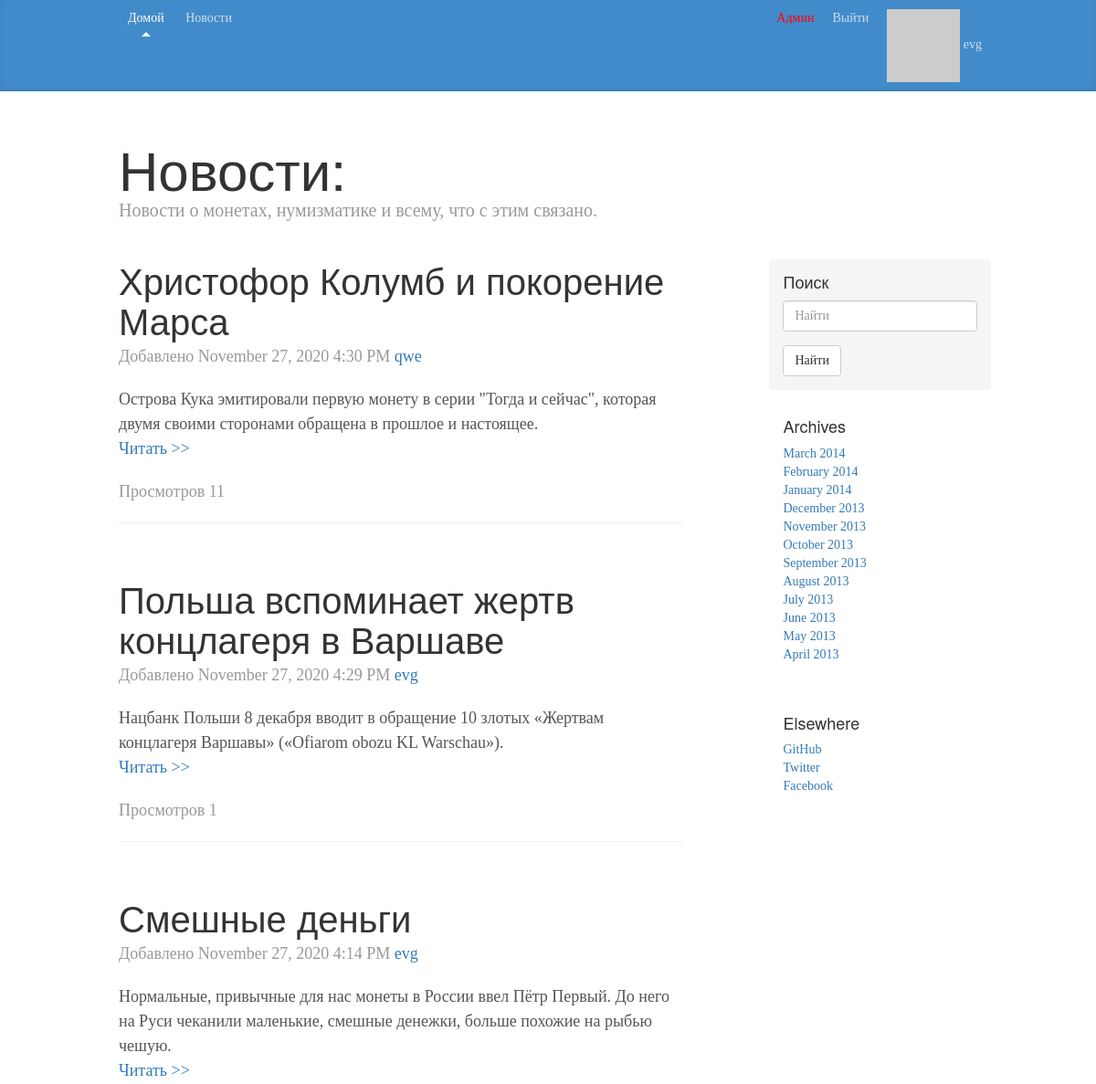
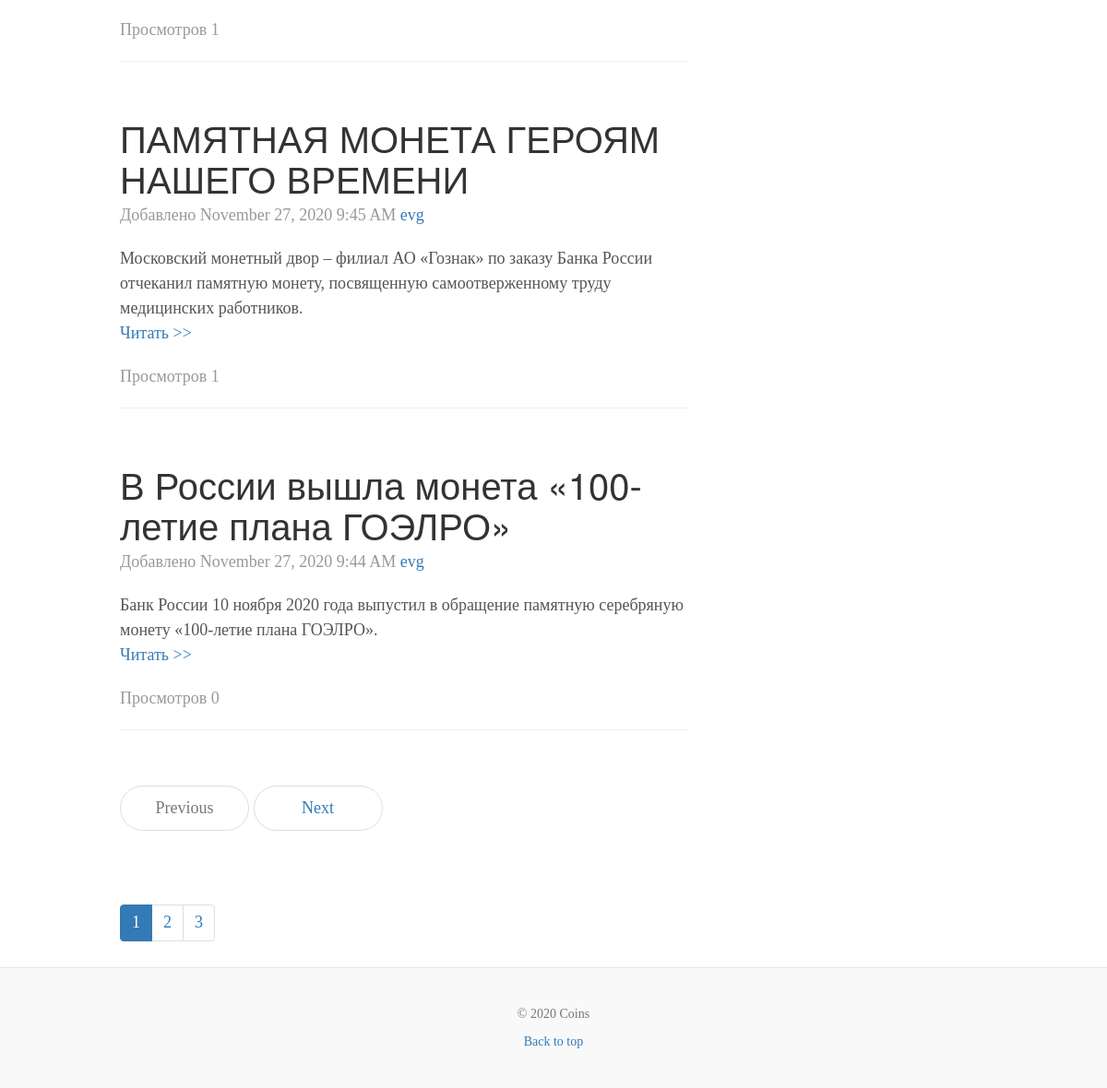
/news/ (signed in), run on the app's committed database (2 pictures, top to bottom).
### app/models.py (models this page shows, shortened)
class User(db.Model, UserMixin):
    __tablename__ = 'user'
    id = db.Column(db.Integer, primary_key=True)
    email = db.Column(db.String(255), unique=True)
    username = db.Column(db.String(255), unique=True, index=True)
    password_hash = db.Column(db.String(255))
    active = db.Column(db.Boolean())
    confirmed_at = db.Column(db.DateTime())
    name = db.Column(db.String(64))
    location = db.Column(db.String(64))
    member_since = db.Column(db.DateTime(), default=datetime.utcnow)
    about_me = db.Column(db.String(140))
    last_seen = db.Column(db.DateTime, default=datetime.utcnow)
    avatar_hash = db.Column(db.String(32))
    roles = db.relationship('Role', secondary='roles_users', backref=db.backref('users', lazy='dynamic'))
    posts = db.relationship('Post', backref='author', lazy='dynamic')
    @property
    def password(self):
        raise AttributeError('password is not a readable attribute')
    def gravatar(self, size=100, default='identicon', rating='g'):
        url = 'https://secure.gravatar.com/avatar'
        hash = self.avatar_hash or self.gravatar_hash()
        return '{url}/{hash}?s={size}&d={default}&r={rating}'.\
                        format(url=url, hash=hash, size=size, default=default, rating=rating)
    def is_administrator(self):
        for r in self.roles:
            if str(r) == 'admin':
                return True
        return False

class Post(db.Model):
    __tablename__ = 'post'
    id = db.Column(db.Integer, primary_key=True)
    title = db.Column(db.String(150))
    slug = db.Column(db.String(140), unique=True)
    pre_body = db.Column(db.Text)
    body = db.Column(db.Text)
    created = db.Column(db.DateTime, index=True, default=datetime.utcnow)
    count = db.Column(db.Integer, default=0)
    author_id = db.Column(db.Integer, db.ForeignKey('user.id'))
    tags = db.relationship('Tag', secondary='tags_posts', backref=db.backref('posts', lazy='dynamic'))

### app/posts/controllers.py (the view)
@module.route('/news/')
def news():
    q = request.args.get('q')
    page = request.args.get('page')
    if page and page.isdigit():
        page = int(page)
    else:
        page = 1
    if q:
        posts = Post.query.filter(Post.title.contains(q) | Post.body.contains(q))
    else:
        posts = Post.query.order_by(Post.created.desc())
    pages = posts.paginate(page=page, per_page=app.config['PER_PAGE_NEWS'], error_out=False)
    return render_template('posts/news.html', posts=posts, pages=pages)

### app/models.py (called while the page is built)
@login_manager.user_loader
def load_user(user_id):
    return User.query.get(int(user_id))

    def __repr__(self):
        return self.name

### app/templates/posts/news.html (shortened to what this page needs)
{% extends "layout.html" %}
{% block title_post%}Новости:{% endblock %}
{% block pre_title_post%}Новости о монетах, нумизматике и всему, что с этим связано.{% endblock %}
{% block content %}
{% for post in pages.items %}
<div class="blog-post">
  <h2 class="blog-post-title">{{ post.title }}</h2>
  <p class="blog-post-meta"> Добавлено {{ moment(post.created).format('LLL') }}
    <a href="{{ url_for('users.user', username=post.author.username) }}">{{ post.author.username }}</a></p>
  {{ post.pre_body|safe }}
  <p class="blog-post-meta"><a href="{{ url_for('posts.news_detal', slug=post.slug) }}">Читать >></a></p>
  <p class="blog-post-meta">Просмотров {{ post.count }}</p>
  <hr>
</div>
{% endfor %}
<nav>
  <ul class="pager">
    <li {% if not pages.has_prev %} class="disabled" {% endif %}>
      <a href="?page={{ pages.prev_num }}">Previous</a></li>
    <li {% if not pages.has_next %} class="disabled" {% endif %}>
    <a href="?page={{ pages.next_num }}">Next</a></li>
  </ul>
  <ul class="pagination">
    {% for page in pages.iter_pages() %}
    {% if page %}
    <li {% if page == pages.page %} class="active" {% endif %}><a href="?page={{ page }}">{{ page }}</a>
    {% else %}
    <li><span>…</span></li>
    {% endif %}
    {% endfor %}
  </ul>
</nav>
{% endblock %}

### app/templates/layout.html (shortened to what this page needs)
{% extends "bootstrap/base.html" %}
{% import "bootstrap/fixes.html" as fixes %}
{% block head %}
  {{super()}}
{% endblock %}
{% block styles %}
  {{super()}}
  <link href="/static/css/blog.css" rel="stylesheet">
{% endblock %}
{% block body %}
  {% block navbar %}
  <div class="blog-masthead">
    <div class="container">
    <nav class="blog-nav">
            <a class="blog-nav-item active" href="{{ url_for('users.index') }}">Домой</a>
            <a class="blog-nav-item" href="{{ url_for('posts.news') }}">Новости</a>
            {% if current_user.is_authenticated %}
            <a class="blog-nav-item navbar-right" href="{{ url_for('users.user', username=current_user.username) }}">
                  <img src="{{ current_user.gravatar(size=18) }}">
                  {{ current_user.username }}
                </a>
            <a class="blog-nav-item navbar-right" href="{{ url_for('users.logout') }}">Выйти</a>
            {% else %}
            <a class="blog-nav-item navbar-right" href="{{ url_for('users.reg') }}">Регистрация</a>
            <a class="blog-nav-item navbar-right" href="{{ url_for('users.log') }}"><span class="glyphicon glyphicon-log-in"></span>  Войти</a>
            {% endif %}
          {% if current_user.is_authenticated %}
                {% if current_user.is_administrator() %}
              <a class="blog-nav-item navbar-right" style="color: rgb(255, 0, 0)" href="{{ url_for('admin.index') }}">Админ</a>
                {% endif %}
          {% endif %}
    </nav>
  </div>
  </div>
  {% endblock %}
  <div class="container">
    {% import "bootstrap/utils.html" as utils %} {{ utils.flashed_messages(dismissible=True, container=False) }}
    <div class="blog-header">
      <h1 class="blog-title">{% block title_post%}{% endblock %}</h1>
      <p class="lead blog-description">{% block pre_title_post%}{% endblock %}</p>
    </div>
    <div class="row">
      <div class="col-sm-8 blog-main">
      {% block content %}{% endblock %}
      </div>
      <div class="col-sm-3 col-sm-offset-1 blog-sidebar">
        <div class="sidebar-module sidebar-module-inset">
          <h4>Поиск</h4>
          <form method='GET' action="{{ url_for('posts.news') }}">
            <div class="form-group">
              <input type="text" class="form-control" placeholder="Найти" name="q" value="{{ request.args.get('q', '') }}">
            </div>
            <button type="submit" class="btn btn-default">Найти</button>
          </form>
        </div>
        <div class="sidebar-module">
          <h4>Archives</h4>
          <ol class="list-unstyled">
            <li><a href="#">March 2014</a></li>
            <li><a href="#">February 2014</a></li>
            <li><a href="#">January 2014</a></li>
            <li><a href="#">December 2013</a></li>
            <li><a href="#">November 2013</a></li>
            <li><a href="#">October 2013</a></li>
            <li><a href="#">September 2013</a></li>
            <li><a href="#">August 2013</a></li>
            <li><a href="#">July 2013</a></li>
            <li><a href="#">June 2013</a></li>
            <li><a href="#">May 2013</a></li>
            <li><a href="#">April 2013</a></li>
          </ol>
        </div>
        <div class="sidebar-module">
          <h4>Elsewhere</h4>
          <ol class="list-unstyled">
            <li><a href="#">GitHub</a></li>
            <li><a href="#">Twitter</a></li>
            <li><a href="#">Facebook</a></li>
          </ol>
        </div>
      </div>
    </div>
  </div>
  <footer class="blog-footer">
      <p class="text-muted">&copy; <script type="text/javascript">var mdate = new Date(); document.write(mdate.getFullYear());</script> {{ config.get('APP_NAME')  }} </p>
      <p>
        <a href="#">Back to top</a>
      </p>
  </footer>
{% endblock %}

### app/static/css/blog.css (style rules this page uses)
body { font-family: Georgia, "Times New Roman", Times, serif; color: #555; }
h1, .h1, h2, .h2, h3, .h3, h4, .h4, h5, .h5, h6, .h6 { margin-top: 0; font-family: "Helvetica Neue", Helvetica, Arial, sans-serif; font-weight: normal; color: #333; }
@media (min-width: 1200px) { .container { width: 970px; } }
.blog-masthead { background-color: #428bca; -webkit-box-shadow: inset 0 -2px 5px rgba(0,0,0,.1); box-shadow: inset 0 -2px 5px rgba(0,0,0,.1); }
.blog-nav-item { position: relative; display: inline-block; padding: 10px; font-weight: 500; color: #cdddeb; }
.blog-nav .active { color: #fff; }
.blog-nav .active:after { position: absolute; bottom: 0; left: 50%; width: 0; height: 0; margin-left: -5px; vertical-align: middle; content: " "; border-right: 5px solid transparent; border-bottom: 5px solid; border-left: 5px solid transparent; }
.blog-header { padding-top: 20px; padding-bottom: 20px; }
.blog-title { margin-top: 30px; margin-bottom: 0; font-size: 60px; font-weight: normal; }
.blog-description { font-size: 20px; color: #999; }
.blog-main { font-size: 18px; line-height: 1.5; }
.sidebar-module { padding: 15px; margin: 0 -15px 15px; }
.sidebar-module-inset { padding: 15px; background-color: #f5f5f5; border-radius: 4px; }
.pager { margin-bottom: 60px; text-align: left; }
.pager > li > a { width: 140px; padding: 10px 20px; text-align: center; border-radius: 30px; }
.blog-post { margin-bottom: 60px; }
.blog-post-title { margin-bottom: 5px; font-size: 40px; }
.blog-post-meta { margin-bottom: 20px; color: #999; }
.blog-footer { padding: 40px 0; color: #999; text-align: center; background-color: #f9f9f9; border-top: 1px solid #e5e5e5; }
.blog-footer p:last-child { margin-bottom: 0; }

### data on the page
User: username "evg"
Post: title "Христофор Колумб и покорение Марса", created "November 27, 2020 4:30 PM", author.username "qwe", pre_body "Острова Кука эмитировали первую монету в серии \"Тогда и сейчас\", которая двумя своими сторонами обращена в прошлое и настоящее.", count "11"
Post: title "Польша вспоминает жертв концлагеря в Варшаве", created "November 27, 2020 4:29 PM", author.username "evg", pre_body "Нацбанк Польши 8 декабря вводит в обращение 10 злотых «Жертвам концлагеря Варшавы» («Ofiarom obozu KL Warschau»).", count "1"
Post: title "Смешные деньги", created "November 27, 2020 4:14 PM", author.username "evg", pre_body "Нормальные, привычные для нас монеты в России ввел Пётр Первый. До него на Руси чеканили маленькие, смешные денежки, больше похожие на рыбью чешую.", count "1"
Post: title "ПАМЯТНАЯ МОНЕТА ГЕРОЯМ НАШЕГО ВРЕМЕНИ", created "November 27, 2020 9:45 AM", author.username "evg", pre_body "Московский монетный двор – филиал АО «Гознак» по заказу Банка России отчеканил памятную монету, посвященную самоотверженному труду медицинских работников.", count "1"
Post: title "В России вышла монета «100-летие плана ГОЭЛРО»", created "November 27, 2020 9:44 AM", author.username "evg", pre_body "Банк России 10 ноября 2020 года выпустил в обращение памятную серебряную монету «100-летие плана ГОЭЛРО».", count "0"

### other printed values
{{ page }} "1" "2" "3"
{{ config.get('APP_NAME') }} "Coins"
